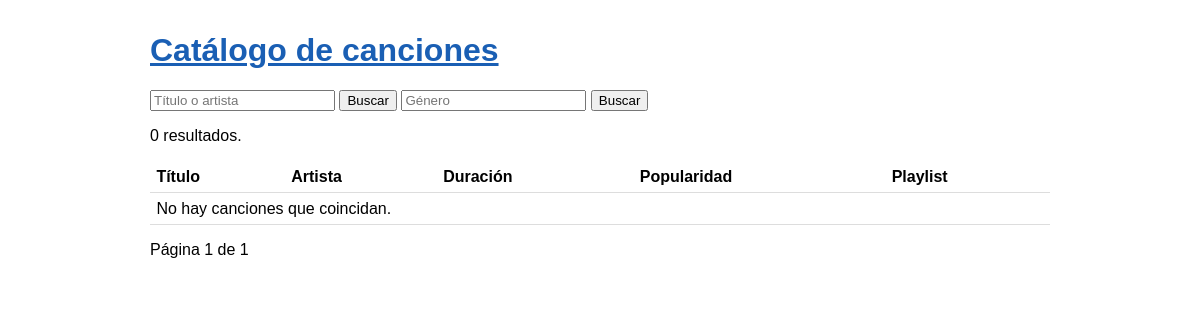
The app's page /?artista=Trevor Daniel, older data.
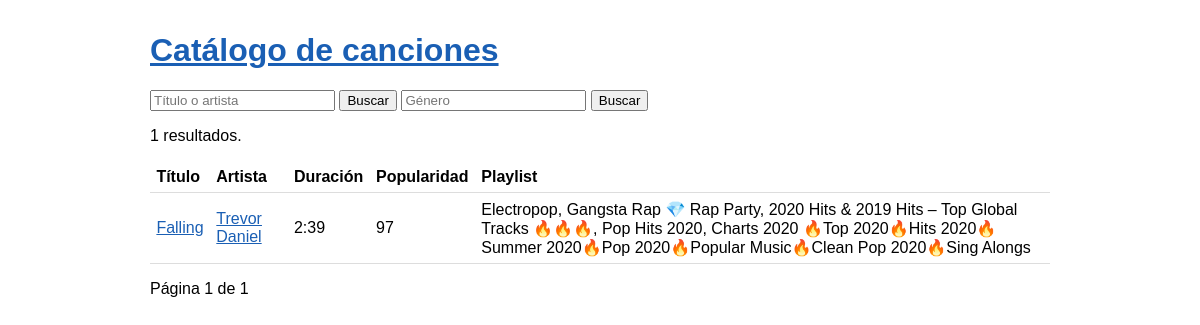
The same page, newer data.
### catalogo/models.py (models this page shows, shortened)
class Cancion(models.Model):
    spotify_id = models.CharField(max_length=22, unique=True)
    titulo = models.CharField(max_length=300)
    artista = models.CharField(max_length=200, db_index=True)
    album = models.CharField(max_length=300, blank=True)
    popularidad = models.PositiveSmallIntegerField(default=0)
    duracion_ms = models.PositiveIntegerField()
    fecha_lanzamiento = models.CharField(max_length=10, blank=True)
    creada_en = models.DateTimeField(auto_now_add=True)
    playlists = models.ManyToManyField(Playlist, related_name="canciones")
    class Meta:
        ordering = [ "-popularidad"]
        verbose_name_plural = "canciones"
    @property
    def duracion(self):
        minutos, segundos = divmod(self.duracion_ms // 1000, 60)
        return f"{minutos}:{segundos:02d}"

class Playlist(models.Model):
    playlist_id = models.CharField(max_length=22, unique=True)
    nombre = models.CharField(max_length=300)
    genero = models.CharField(max_length=300)
    subgenero = models.CharField(max_length=300)

### catalogo/views.py (the view)
# urls.py: path("", views.lista_canciones, name="lista"),
def lista_canciones(request):
    q = request.GET.get("q", "").strip()
    genero = request.GET.get("genero", "").strip()
    artista = request.GET.get("artista", "").strip()
    canciones = Cancion.objects.all().prefetch_related("playlists")
    if q:
        canciones = canciones.filter(Q(titulo__icontains=q) | Q(artista__icontains=q))
    if genero:
            canciones = canciones.filter(playlists__genero=genero).distinct()
    if artista:
        canciones = canciones.filter(artista__iexact=artista)
    paginator = Paginator(canciones, 25)
    page_obj = paginator.get_page(request.GET.get("page"))
    contexto = {
        "page_obj": page_obj,
        "total": canciones.count(),
        "q": q,
        "genero": genero,
        "artista": artista
    }
    respuesta = render(request, "catalogo/lista.html", contexto)
    print(f"Cantidad de consultas: {len(connection.queries)}")
    return respuesta

### catalogo/templates/catalogo/lista.html (shortened to what this page needs)
{% extends "catalogo/base.html" %}
{% block contenido %}
<form method="get">
    <input
        type="text"
        name="q"
        value="{{ q }}"
        placeholder="Título o artista">
    <button type="submit">Buscar</button>
    <input
        type="text"
        name="genero"
        value="{{ genero }}"
        placeholder="Género">
    <button type="submit">Buscar</button>
</form>
<p>{{ total }} resultados.</p>
<table>
    <tr>
        <th>Título</th>
        <th>Artista</th>
        <th>Duración</th>
        <th>Popularidad</th>
        <th>Playlist</th>
    </tr>
    {% for c in page_obj %}
    <tr>
        <td>
            <a href="{% url 'catalogo:detalle' c.pk %}">{{ c.titulo }}</a>
        </td>
        <td><a href="?artista={{ c.artista|urlencode }}">{{ c.artista }}</a></td>
        <td>{{ c.duracion }}</td>
        <td>{{ c.popularidad }}</td>
        <td>
            {% for playlist in c.playlists.all %}
                {{ playlist.nombre }}{% if not forloop.last %}, {% endif %}
            {% empty %}
                Sin playlist
            {% endfor %}
        </td>
    </tr>
    {% empty %}
    <tr>
        <td colspan="5">No hay canciones que coincidan.</td>
    </tr>
    {% endfor %}
</table>
<p>Página {{ page_obj.number }} de {{ page_obj.paginator.num_pages }}</p>
{% endblock %}

Row changes from the older to the newer data that the page shows:
added Cancion: titulo "Falling", artista "Trevor Daniel", duracion "2:39", popularidad "97"
added Playlist: nombre "Electropop"
added Playlist: nombre "Gangsta Rap 💎 Rap Party"
added Playlist: nombre "2020 Hits & 2019 Hits – Top Global Tracks 🔥🔥🔥"
added Playlist: nombre "Pop Hits 2020"
added Playlist: nombre "Charts 2020 🔥Top 2020🔥Hits 2020🔥Summer 2020🔥Pop 2020🔥Popular Music🔥Clean Pop 2020🔥Sing Alongs"
Text that changed along with them:
{{ total }}: "0" → "1"
text no longer shown: "No hay canciones que coincidan."
